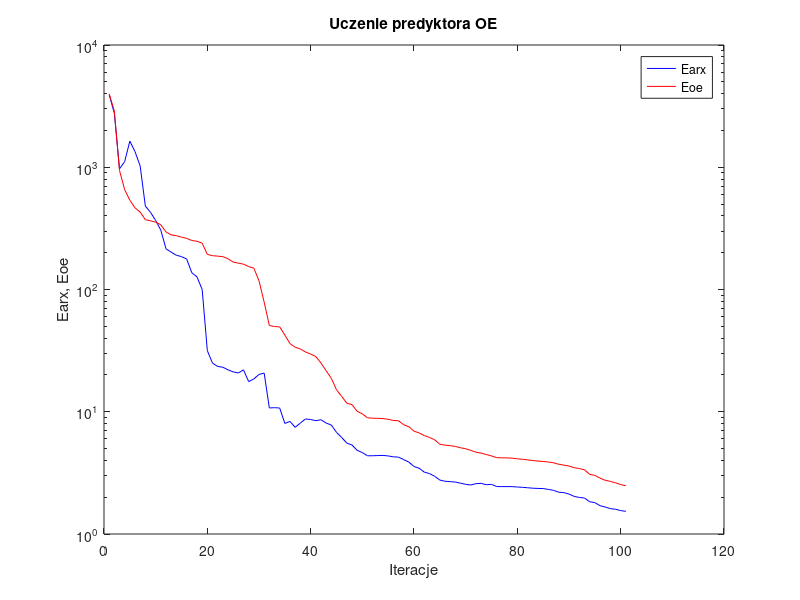
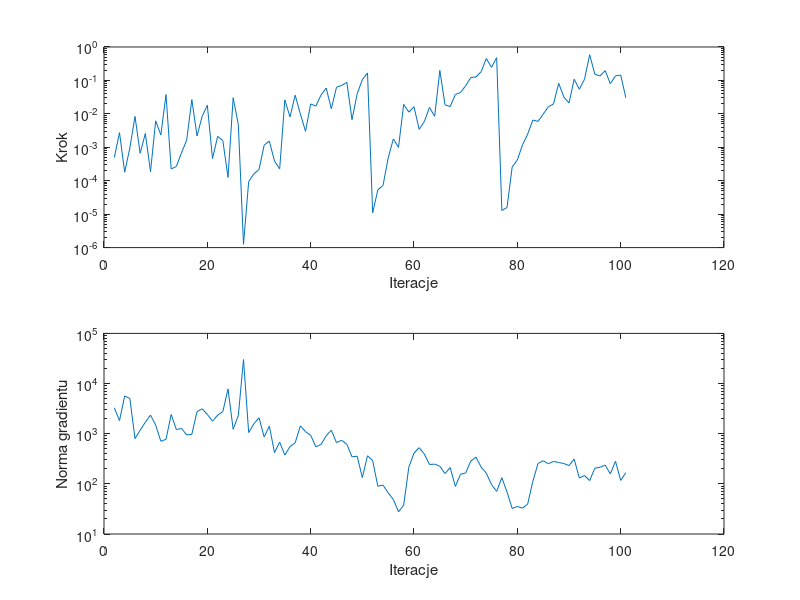

Source code (MATLAB) for these figures, in order:
%uczenie predyktora oe
clear all;
n=0; farx(n+1)=3.922028e+003; foe(n+1)=3.985414e+003; wspucz(n+1)=0.000000e+000; ng(n+1)=0.000000e+000;
%odnowa zmiennej metryki
n=1; farx(n+1)=2.768716e+003; foe(n+1)=2.881082e+003; krok(n+1)=5.002119e-004; ng(n+1)=3.285208e+003;
n=2; farx(n+1)=9.715197e+002; foe(n+1)=9.419476e+002; krok(n+1)=2.739044e-003; ng(n+1)=1.825419e+003;
n=3; farx(n+1)=1.112057e+003; foe(n+1)=6.554849e+002; krok(n+1)=1.802468e-004; ng(n+1)=5.641746e+003;
n=4; farx(n+1)=1.635788e+003; foe(n+1)=5.373616e+002; krok(n+1)=9.497806e-004; ng(n+1)=5.047054e+003;
n=5; farx(n+1)=1.342630e+003; foe(n+1)=4.656420e+002; krok(n+1)=8.360316e-003; ng(n+1)=7.972700e+002;
n=6; farx(n+1)=1.024605e+003; foe(n+1)=4.299969e+002; krok(n+1)=6.641691e-004; ng(n+1)=1.177382e+003;
n=7; farx(n+1)=4.817969e+002; foe(n+1)=3.725823e+002; krok(n+1)=2.586841e-003; ng(n+1)=1.695150e+003;
n=8; farx(n+1)=4.279433e+002; foe(n+1)=3.646194e+002; krok(n+1)=1.864955e-004; ng(n+1)=2.353034e+003;
n=9; farx(n+1)=3.671137e+002; foe(n+1)=3.556018e+002; krok(n+1)=6.192369e-003; ng(n+1)=1.484709e+003;
n=10; farx(n+1)=3.054570e+002; foe(n+1)=3.382111e+002; krok(n+1)=2.329252e-003; ng(n+1)=7.067635e+002;
n=11; farx(n+1)=2.151924e+002; foe(n+1)=2.956135e+002; krok(n+1)=3.763810e-002; ng(n+1)=7.712721e+002;
n=12; farx(n+1)=2.021902e+002; foe(n+1)=2.797958e+002; krok(n+1)=2.242419e-004; ng(n+1)=2.413861e+003;
n=13; farx(n+1)=1.906538e+002; foe(n+1)=2.755323e+002; krok(n+1)=2.666638e-004; ng(n+1)=1.208378e+003;
n=14; farx(n+1)=1.858871e+002; foe(n+1)=2.682125e+002; krok(n+1)=6.847610e-004; ng(n+1)=1.274260e+003;
n=15; farx(n+1)=1.774566e+002; foe(n+1)=2.618907e+002; krok(n+1)=1.627799e-003; ng(n+1)=9.427913e+002;
n=16; farx(n+1)=1.370405e+002; foe(n+1)=2.515847e+002; krok(n+1)=2.667694e-002; ng(n+1)=9.719621e+002;
n=17; farx(n+1)=1.268110e+002; foe(n+1)=2.480298e+002; krok(n+1)=2.187783e-003; ng(n+1)=2.748571e+003;
n=18; farx(n+1)=1.000046e+002; foe(n+1)=2.394234e+002; krok(n+1)=8.383236e-003; ng(n+1)=3.134008e+003;
n=19; farx(n+1)=3.159046e+001; foe(n+1)=1.937828e+002; krok(n+1)=1.808357e-002; ng(n+1)=2.422854e+003;
n=20; farx(n+1)=2.498738e+001; foe(n+1)=1.891213e+002; krok(n+1)=4.616173e-004; ng(n+1)=1.775398e+003;
n=21; farx(n+1)=2.348514e+001; foe(n+1)=1.874332e+002; krok(n+1)=2.127642e-003; ng(n+1)=2.345194e+003;
n=22; farx(n+1)=2.312718e+001; foe(n+1)=1.857163e+002; krok(n+1)=1.587460e-003; ng(n+1)=2.752238e+003;
n=23; farx(n+1)=2.203419e+001; foe(n+1)=1.782289e+002; krok(n+1)=1.261442e-004; ng(n+1)=7.825137e+003;
n=24; farx(n+1)=2.120095e+001; foe(n+1)=1.677726e+002; krok(n+1)=3.029825e-002; ng(n+1)=1.224769e+003;
n=25; farx(n+1)=2.076074e+001; foe(n+1)=1.643277e+002; krok(n+1)=4.766707e-003; ng(n+1)=2.317694e+003;
%odnowa zmiennej metryki
n=26; farx(n+1)=2.201273e+001; foe(n+1)=1.611623e+002; krok(n+1)=1.251494e-006; ng(n+1)=3.004638e+004;
n=27; farx(n+1)=1.764192e+001; foe(n+1)=1.540485e+002; krok(n+1)=9.429965e-005; ng(n+1)=1.055368e+003;
n=28; farx(n+1)=1.856202e+001; foe(n+1)=1.494183e+002; krok(n+1)=1.602589e-004; ng(n+1)=1.570505e+003;
n=29; farx(n+1)=2.018620e+001; foe(n+1)=1.179429e+002; krok(n+1)=2.162775e-004; ng(n+1)=2.081104e+003;
n=30; farx(n+1)=2.071771e+001; foe(n+1)=7.869238e+001; krok(n+1)=1.156459e-003; ng(n+1)=8.588373e+002;
n=31; farx(n+1)=1.073905e+001; foe(n+1)=5.078423e+001; krok(n+1)=1.532691e-003; ng(n+1)=1.417333e+003;
n=32; farx(n+1)=1.079835e+001; foe(n+1)=4.976640e+001; krok(n+1)=3.870231e-004; ng(n+1)=4.190707e+002;
n=33; farx(n+1)=1.073024e+001; foe(n+1)=4.946787e+001; krok(n+1)=2.263251e-004; ng(n+1)=6.796180e+002;
n=34; farx(n+1)=8.029685e+000; foe(n+1)=4.242058e+001; krok(n+1)=2.617232e-002; ng(n+1)=3.750822e+002;
n=35; farx(n+1)=8.329864e+000; foe(n+1)=3.607138e+001; krok(n+1)=8.076021e-003; ng(n+1)=5.533245e+002;
n=36; farx(n+1)=7.453655e+000; foe(n+1)=3.374945e+001; krok(n+1)=3.616714e-002; ng(n+1)=6.584720e+002;
n=37; farx(n+1)=8.081685e+000; foe(n+1)=3.262659e+001; krok(n+1)=1.000726e-002; ng(n+1)=1.431557e+003;
n=38; farx(n+1)=8.725025e+000; foe(n+1)=3.079772e+001; krok(n+1)=3.011555e-003; ng(n+1)=1.098747e+003;
n=39; farx(n+1)=8.643923e+000; foe(n+1)=2.966133e+001; krok(n+1)=1.979909e-002; ng(n+1)=9.294965e+002;
n=40; farx(n+1)=8.450555e+000; foe(n+1)=2.825991e+001; krok(n+1)=1.706649e-002; ng(n+1)=5.485830e+002;
n=41; farx(n+1)=8.603589e+000; foe(n+1)=2.503549e+001; krok(n+1)=3.650930e-002; ng(n+1)=6.092616e+002;
n=42; farx(n+1)=8.083229e+000; foe(n+1)=2.165581e+001; krok(n+1)=5.908701e-002; ng(n+1)=9.086787e+002;
n=43; farx(n+1)=7.784562e+000; foe(n+1)=1.875141e+001; krok(n+1)=1.421020e-002; ng(n+1)=1.175056e+003;
n=44; farx(n+1)=6.781207e+000; foe(n+1)=1.512224e+001; krok(n+1)=6.260022e-002; ng(n+1)=6.637737e+002;
n=45; farx(n+1)=6.161151e+000; foe(n+1)=1.336934e+001; krok(n+1)=7.092411e-002; ng(n+1)=7.410792e+002;
n=46; farx(n+1)=5.538296e+000; foe(n+1)=1.175393e+001; krok(n+1)=8.764941e-002; ng(n+1)=6.143760e+002;
n=47; farx(n+1)=5.347096e+000; foe(n+1)=1.143180e+001; krok(n+1)=6.700076e-003; ng(n+1)=3.464644e+002;
n=48; farx(n+1)=4.834854e+000; foe(n+1)=1.008020e+001; krok(n+1)=3.990088e-002; ng(n+1)=3.556465e+002;
n=49; farx(n+1)=4.634458e+000; foe(n+1)=9.602879e+000; krok(n+1)=1.052242e-001; ng(n+1)=1.334356e+002;
n=50; farx(n+1)=4.363038e+000; foe(n+1)=8.921719e+000; krok(n+1)=1.674643e-001; ng(n+1)=3.632826e+002;
%odnowa zmiennej metryki
n=51; farx(n+1)=4.366598e+000; foe(n+1)=8.859067e+000; krok(n+1)=1.103022e-005; ng(n+1)=2.896271e+002;
n=52; farx(n+1)=4.382741e+000; foe(n+1)=8.831457e+000; krok(n+1)=5.314479e-005; ng(n+1)=8.959348e+001;
n=53; farx(n+1)=4.395000e+000; foe(n+1)=8.792402e+000; krok(n+1)=7.204982e-005; ng(n+1)=9.459144e+001;
n=54; farx(n+1)=4.352107e+000; foe(n+1)=8.674415e+000; krok(n+1)=4.766449e-004; ng(n+1)=6.634541e+001;
n=55; farx(n+1)=4.277791e+000; foe(n+1)=8.487077e+000; krok(n+1)=1.772228e-003; ng(n+1)=4.887496e+001;
n=56; farx(n+1)=4.255599e+000; foe(n+1)=8.443322e+000; krok(n+1)=9.975011e-004; ng(n+1)=2.770001e+001;
n=57; farx(n+1)=4.061727e+000; foe(n+1)=7.833061e+000; krok(n+1)=1.920518e-002; ng(n+1)=3.748639e+001;
n=58; farx(n+1)=3.875627e+000; foe(n+1)=7.550067e+000; krok(n+1)=1.126281e-002; ng(n+1)=2.161225e+002;
n=59; farx(n+1)=3.566635e+000; foe(n+1)=6.935324e+000; krok(n+1)=1.631045e-002; ng(n+1)=4.108237e+002;
n=60; farx(n+1)=3.451123e+000; foe(n+1)=6.715518e+000; krok(n+1)=3.427028e-003; ng(n+1)=5.270580e+002;
n=61; farx(n+1)=3.205358e+000; foe(n+1)=6.382234e+000; krok(n+1)=5.879413e-003; ng(n+1)=3.923634e+002;
n=62; farx(n+1)=3.121868e+000; foe(n+1)=6.164537e+000; krok(n+1)=1.556427e-002; ng(n+1)=2.433750e+002;
n=63; farx(n+1)=2.965576e+000; foe(n+1)=5.899744e+000; krok(n+1)=8.443488e-003; ng(n+1)=2.471684e+002;
n=64; farx(n+1)=2.761029e+000; foe(n+1)=5.423617e+000; krok(n+1)=1.991516e-001; ng(n+1)=2.245805e+002;
n=65; farx(n+1)=2.700962e+000; foe(n+1)=5.336179e+000; krok(n+1)=1.869617e-002; ng(n+1)=1.603729e+002;
n=66; farx(n+1)=2.681431e+000; foe(n+1)=5.280732e+000; krok(n+1)=1.647425e-002; ng(n+1)=2.111640e+002;
n=67; farx(n+1)=2.659030e+000; foe(n+1)=5.202959e+000; krok(n+1)=3.802441e-002; ng(n+1)=8.874730e+001;
n=68; farx(n+1)=2.605384e+000; foe(n+1)=5.074051e+000; krok(n+1)=4.346837e-002; ng(n+1)=1.552712e+002;
n=69; farx(n+1)=2.547266e+000; foe(n+1)=4.981304e+000; krok(n+1)=6.939329e-002; ng(n+1)=1.651767e+002;
n=70; farx(n+1)=2.517741e+000; foe(n+1)=4.830412e+000; krok(n+1)=1.221956e-001; ng(n+1)=2.858885e+002;
n=71; farx(n+1)=2.581289e+000; foe(n+1)=4.669323e+000; krok(n+1)=1.269153e-001; ng(n+1)=3.399563e+002;
n=72; farx(n+1)=2.595613e+000; foe(n+1)=4.587317e+000; krok(n+1)=1.827549e-001; ng(n+1)=2.148989e+002;
n=73; farx(n+1)=2.529686e+000; foe(n+1)=4.464106e+000; krok(n+1)=4.536903e-001; ng(n+1)=1.631751e+002;
n=74; farx(n+1)=2.547812e+000; foe(n+1)=4.353111e+000; krok(n+1)=2.452016e-001; ng(n+1)=9.669066e+001;
n=75; farx(n+1)=2.445322e+000; foe(n+1)=4.214100e+000; krok(n+1)=4.787134e-001; ng(n+1)=7.077275e+001;
%odnowa zmiennej metryki
n=76; farx(n+1)=2.442176e+000; foe(n+1)=4.198471e+000; krok(n+1)=1.290553e-005; ng(n+1)=1.327778e+002;
n=77; farx(n+1)=2.442220e+000; foe(n+1)=4.192754e+000; krok(n+1)=1.577348e-005; ng(n+1)=6.915639e+001;
n=78; farx(n+1)=2.441137e+000; foe(n+1)=4.173644e+000; krok(n+1)=2.563847e-004; ng(n+1)=3.230983e+001;
n=79; farx(n+1)=2.423859e+000; foe(n+1)=4.119989e+000; krok(n+1)=4.199256e-004; ng(n+1)=3.537917e+001;
n=80; farx(n+1)=2.408094e+000; foe(n+1)=4.088590e+000; krok(n+1)=1.181843e-003; ng(n+1)=3.275933e+001;
n=81; farx(n+1)=2.389915e+000; foe(n+1)=4.036448e+000; krok(n+1)=2.484942e-003; ng(n+1)=3.961378e+001;
n=82; farx(n+1)=2.369476e+000; foe(n+1)=3.986974e+000; krok(n+1)=6.516379e-003; ng(n+1)=1.120716e+002;
n=83; farx(n+1)=2.359722e+000; foe(n+1)=3.946557e+000; krok(n+1)=5.967206e-003; ng(n+1)=2.547679e+002;
n=84; farx(n+1)=2.353823e+000; foe(n+1)=3.919933e+000; krok(n+1)=9.824309e-003; ng(n+1)=2.882505e+002;
n=85; farx(n+1)=2.315686e+000; foe(n+1)=3.882593e+000; krok(n+1)=1.617035e-002; ng(n+1)=2.518971e+002;
n=86; farx(n+1)=2.276096e+000; foe(n+1)=3.825369e+000; krok(n+1)=1.985729e-002; ng(n+1)=2.802769e+002;
n=87; farx(n+1)=2.197846e+000; foe(n+1)=3.719101e+000; krok(n+1)=8.191626e-002; ng(n+1)=2.665021e+002;
n=88; farx(n+1)=2.180245e+000; foe(n+1)=3.658455e+000; krok(n+1)=3.192743e-002; ng(n+1)=2.542324e+002;
n=89; farx(n+1)=2.120949e+000; foe(n+1)=3.600688e+000; krok(n+1)=2.113198e-002; ng(n+1)=2.316235e+002;
n=90; farx(n+1)=2.031412e+000; foe(n+1)=3.486056e+000; krok(n+1)=1.088038e-001; ng(n+1)=3.114301e+002;
n=91; farx(n+1)=1.990157e+000; foe(n+1)=3.430714e+000; krok(n+1)=5.440189e-002; ng(n+1)=1.304274e+002;
n=92; farx(n+1)=1.969319e+000; foe(n+1)=3.349114e+000; krok(n+1)=1.088038e-001; ng(n+1)=1.468118e+002;
n=93; farx(n+1)=1.835200e+000; foe(n+1)=3.076084e+000; krok(n+1)=5.853717e-001; ng(n+1)=1.163585e+002;
n=94; farx(n+1)=1.806917e+000; foe(n+1)=3.016509e+000; krok(n+1)=1.528851e-001; ng(n+1)=2.048928e+002;
n=95; farx(n+1)=1.705659e+000; foe(n+1)=2.864040e+000; krok(n+1)=1.362644e-001; ng(n+1)=2.144150e+002;
n=96; farx(n+1)=1.662773e+000; foe(n+1)=2.751724e+000; krok(n+1)=1.961845e-001; ng(n+1)=2.363742e+002;
n=97; farx(n+1)=1.612410e+000; foe(n+1)=2.695850e+000; krok(n+1)=8.000730e-002; ng(n+1)=1.582488e+002;
n=98; farx(n+1)=1.594258e+000; foe(n+1)=2.623200e+000; krok(n+1)=1.370460e-001; ng(n+1)=2.822416e+002;
n=99; farx(n+1)=1.554572e+000; foe(n+1)=2.538256e+000; krok(n+1)=1.446686e-001; ng(n+1)=1.170610e+002;
n=100; farx(n+1)=1.532075e+000; foe(n+1)=2.479391e+000; krok(n+1)=3.034235e-002; ng(n+1)=1.671072e+002;

figure; semilogy(farx,'b'); hold on; semilogy(foe,'r'); xlabel('Iteracje'); ylabel('Earx, Eoe'); legend('Earx','Eoe'); title('Uczenie predyktora OE');
figure; subplot(2,1,1); semilogy(krok); xlabel('Iteracje'); ylabel('Krok');
subplot(2,1,2); semilogy(ng); xlabel('Iteracje'); ylabel('Norma gradientu');
Earx=farx(n+1)
Eoe=foe(n+1)
